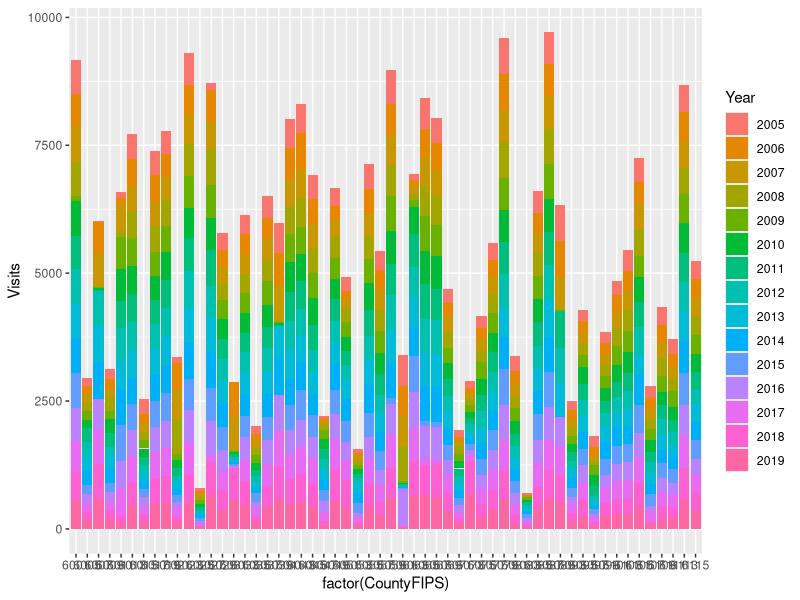
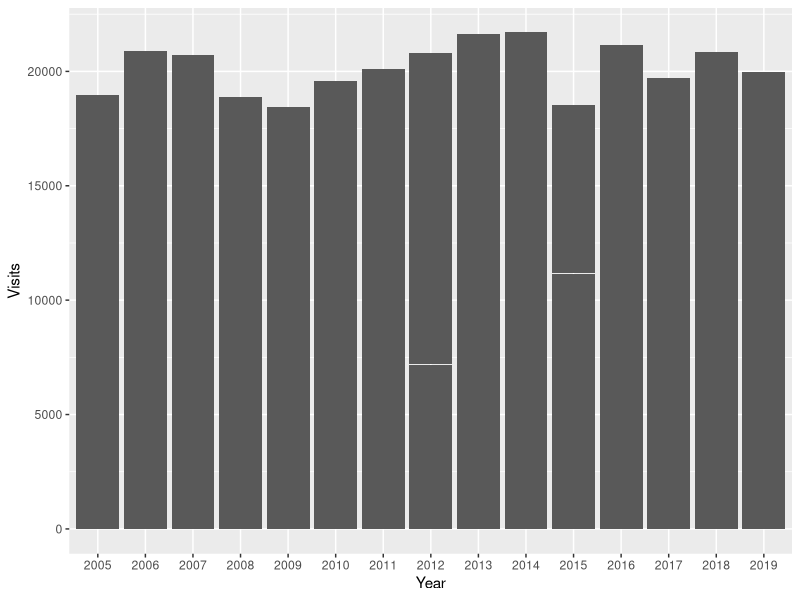

Source code (R) for these figures, in order: (Note: this script raises an error after producing the figures.)
library(here)
library(tidyverse)
library(ggplot2)
#importing dataset and replacing "suppressed" entries in the values column as NAs
CA_Asthma_EDVisits <- read.csv(here("Data/Raw/CA_Asthma_EDVisits.csv"), 
                               stringsAsFactors = T, 
                               na.strings = c("Suppressed"))
colnames(CA_Asthma_EDVisits)
summary(CA_Asthma_EDVisits) #14 NAs in the value column, coming from Sierra and Alpine counties
summary(CA_Asthma_EDVisits$County) #15 values per county, one per year

#removing the two counties with NAs
Asthma_ED <- CA_Asthma_EDVisits[-c(16:30, 676:690),] 
summary(Asthma_ED)         

#removing the NA columns and State columns and renaming value column
Asthma_ED <- Asthma_ED %>% 
  select(CountyFIPS:Value) %>% 
  rename(Visits = Value) 

#changing visits to numeric and year to factor
Asthma_ED$Visits <- as.numeric(Asthma_ED$Visits)
Asthma_ED$Year <- as.factor(Asthma_ED$Year)

#plotting annual visits by county
ED_Visits <- ggplot(Asthma_ED, aes(x = factor(CountyFIPS), y = Visits, fill = Year)) +
  geom_col()

ED_Visits

#annual visits across all counties
YearlyVisits <- ggplot(Asthma_ED, aes(x = Year, y = Visits)) +
  geom_col()

YearlyVisits

#saving processed data
write.csv(Asthma_ED, row.names = FALSE, 
          file = "./Data/Processed/Asthma_ED_Visits_Processed.csv")
